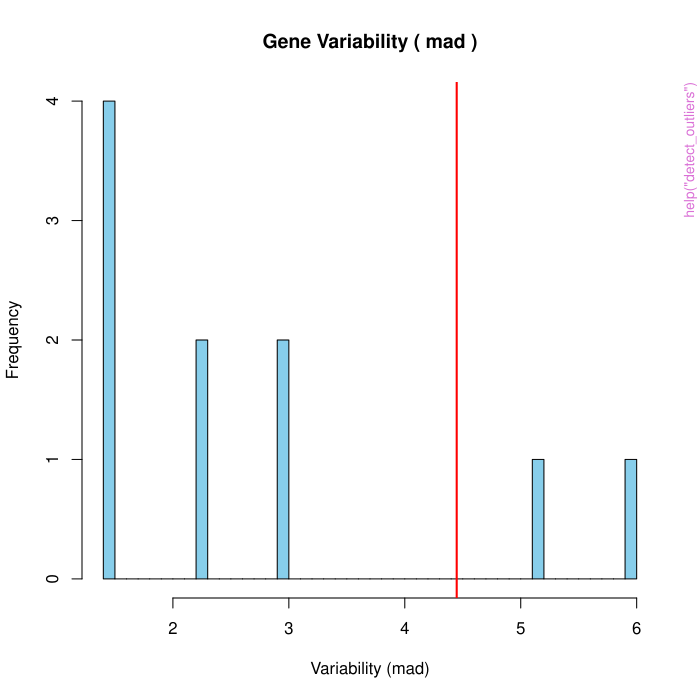

Generate this figure with R:
pkgname <- "GeneExprClust"
source(file.path(R.home("share"), "R", "examples-header.R"))
options(warn = 1)
options(pager = "console")
library('GeneExprClust')

base::assign(".oldSearch", base::search(), pos = 'CheckExEnv')
base::assign(".old_wd", base::getwd(), pos = 'CheckExEnv')
cleanEx()
nameEx("cluster_expression")
### * cluster_expression

flush(stderr()); flush(stdout())

### Name: cluster_expression
### Title: Unified clustering function with multiple methods
### Aliases: cluster_expression

### ** Examples

# Hierarchical clustering with automatic cluster assignment
data(eset)
hc_result <- cluster_expression(eset, method = "hierarchical", k = 4)
table(hc_result$clusters)

# K-means clustering
km_result <- cluster_expression(eset, method = "kmeans", k = 3, target = "sample")
print(km_result$clusters)

# DBSCAN clustering
db_result <- cluster_expression(eset, method = "dbscan", eps = 2.0, minPts = 5)
summary(as.factor(db_result$clusters))



cleanEx()
nameEx("create_example_gene_sets")
### * create_example_gene_sets

flush(stderr()); flush(stdout())

### Name: create_example_gene_sets
### Title: Create Simple Example Gene Sets
### Aliases: create_example_gene_sets

### ** Examples

data(eset)
# Create example gene sets
example_sets <- create_example_gene_sets(rownames(eset), n_pathways = 20)



cleanEx()
nameEx("dbscan_cluster")
### * dbscan_cluster

flush(stderr()); flush(stdout())

### Name: dbscan_cluster
### Title: Cluster genes using DBSCAN
### Aliases: dbscan_cluster

### ** Examples

# DBSCAN clustering of genes
data(eset)
db_genes <- dbscan_cluster(eset, eps = 2.5, minPts = 3, target = "gene")
table(db_genes$cluster)  # 0 indicates noise points

# DBSCAN clustering of samples with correlation distance
db_samples <- dbscan_cluster(eset, eps = 0.3, minPts = 2, 
                            distance = "correlation", target = "sample")
print(db_samples$cluster)

# Check for noise points (cluster = 0)
noise_genes <- names(db_genes$cluster)[db_genes$cluster == 0]
message(paste("Number of noise genes: ", length(noise_genes)))



cleanEx()
nameEx("detect_outliers")
### * detect_outliers

flush(stderr()); flush(stdout())

### Name: detect_outliers
### Title: Detect and optionally remove outlier genes based on variability
### Aliases: detect_outliers

### ** Examples

data(eset)
# Detect and remove outlier genes using MAD method
eset_filtered <- detect_outliers(eset, plot = TRUE)



cleanEx()
nameEx("eset")
### * eset

flush(stderr()); flush(stdout())

### Name: eset
### Title: Example Expression Set
### Aliases: eset
### Keywords: datasets

### ** Examples

data(eset)
str(eset)



cleanEx()
nameEx("extract_gene_names")
### * extract_gene_names

flush(stderr()); flush(stdout())

### Name: extract_gene_names
### Title: Extract Gene Names from ExpressionSet
### Aliases: extract_gene_names

### ** Examples

# Create a sample ExpressionSet
library(Biobase)

# Create expression matrix
expr_matrix <- matrix(rnorm(100), nrow = 10, ncol = 10)
rownames(expr_matrix) <- paste0("probe_", 1:10)
colnames(expr_matrix) <- paste0("sample_", 1:10)

# Create feature data with gene symbols
feature_data <- data.frame(
  SYMBOL = c("GENE1", "GENE2", "GENE3", "GENE4", "GENE5", 
             "GENE6", "GENE7", "GENE8", "GENE9", "GENE10"),
  ENTREZID = paste0("ID_", 1:10),
  stringsAsFactors = FALSE
)
rownames(feature_data) <- rownames(expr_matrix)

# Create phenotype data
pheno_data <- data.frame(
  condition = rep(c("control", "treatment"), each = 5),
  stringsAsFactors = FALSE
)
rownames(pheno_data) <- colnames(expr_matrix)

# Create ExpressionSet
eset <- ExpressionSet(
  assayData = expr_matrix,
  phenoData = AnnotatedDataFrame(pheno_data),
  featureData = AnnotatedDataFrame(feature_data)
)

# Extract gene names using different methods
probe_ids <- extract_gene_names(eset)  # Default: featureNames
gene_symbols <- extract_gene_names(eset, id_type = "SYMBOL")
entrez_ids <- extract_gene_names(eset, id_type = "ENTREZID")



cleanEx()
nameEx("gap_statistic")
### * gap_statistic

flush(stderr()); flush(stdout())

### Name: gap_statistic
### Title: Compute Gap Statistic using k-means
### Aliases: gap_statistic

### ** Examples

# Load required package
library(cluster)

# Create sample data with natural clustering structure
set.seed(789)
# Three natural clusters
cluster1 <- matrix(rnorm(60, mean = 0, sd = 0.5), nrow = 15, ncol = 4)
cluster2 <- matrix(rnorm(60, mean = 2, sd = 0.5), nrow = 15, ncol = 4)
cluster3 <- matrix(rnorm(60, mean = -1.5, sd = 0.5), nrow = 15, ncol = 4)

data <- rbind(cluster1, cluster2, cluster3)
rownames(data) <- paste0("Gene", 1:45)
colnames(data) <- paste0("Sample", 1:4)

# Compute gap statistic
gap_result <- gap_statistic(data, max_k = 8, B = 10)

# View results
print(gap_result)

# Find optimal k (first local maximum)
optimal_k <- which.max(gap_result$gap)
message(paste("Suggested optimal k: ", optimal_k))

# Plot gap statistic
plot(1:nrow(gap_result), gap_result$gap, type = "b",
     xlab = "Number of clusters (k)", ylab = "Gap statistic",
     main = "Gap Statistic for Optimal k")
abline(v = optimal_k, col = "red", lty = 2)



cleanEx()
nameEx("gap_statistic_parallel")
### * gap_statistic_parallel

flush(stderr()); flush(stdout())

### Name: gap_statistic_parallel
### Title: Parallel Gap Statistic Computation
### Aliases: gap_statistic_parallel

### ** Examples

# Load required packages
library(cluster)
library(BiocParallel)

# Create larger sample dataset for parallel processing demonstration
set.seed(999)
# Create 4 natural clusters with more samples
n_genes <- 200
n_samples <- 20

cluster1 <- matrix(rnorm(n_genes/4 * n_samples, mean = 0), 
                  nrow = n_genes/4, ncol = n_samples)
cluster2 <- matrix(rnorm(n_genes/4 * n_samples, mean = 2), 
                  nrow = n_genes/4, ncol = n_samples)
cluster3 <- matrix(rnorm(n_genes/4 * n_samples, mean = -2), 
                  nrow = n_genes/4, ncol = n_samples)
cluster4 <- matrix(rnorm(n_genes/4 * n_samples, mean = 1.5), 
                  nrow = n_genes/4, ncol = n_samples)

large_data <- rbind(cluster1, cluster2, cluster3, cluster4)
rownames(large_data) <- paste0("Gene", 1:n_genes)
colnames(large_data) <- paste0("Sample", 1:n_samples)

# Set up parallel backend (adjust workers based on your system)
param <- MulticoreParam(workers = 2)  # Use 2 cores

# Compute gap statistic in parallel
system.time({
  gap_parallel_result <- gap_statistic_parallel(
    large_data, 
    max_k = 8, 
    B = 50,  # More bootstrap samples
    BPPARAM = param
  )
})

# View results
print(gap_parallel_result)

# Compare with sequential version timing
system.time({
  gap_sequential_result <- gap_statistic(large_data, max_k = 8, B = 50)
})

# Plot comparison
plot(1:nrow(gap_parallel_result), gap_parallel_result$gap, type = "b",
     xlab = "Number of clusters (k)", ylab = "Gap statistic",
     main = "Parallel Gap Statistic Results", col = "blue")



cleanEx()
nameEx("get_cluster_results")
### * get_cluster_results

flush(stderr()); flush(stdout())

### Name: get_cluster_results
### Title: Get Detailed Results for Specific Cluster
### Aliases: get_cluster_results

### ** Examples

## Not run: 
##D # Get results for specific cluster
##D cluster1_results <- get_cluster_results(ora_results, cluster_id = 1)
## End(Not run)



cleanEx()
nameEx("hierarchical_cluster")
### * hierarchical_cluster

flush(stderr()); flush(stdout())

### Name: hierarchical_cluster
### Title: Hierarchical clustering of genes or samples
### Aliases: hierarchical_cluster

### ** Examples

# Load required libraries
library(Biobase)

# Create sample ExpressionSet
set.seed(123)
expr_matrix <- matrix(rnorm(1000), nrow = 100, ncol = 10)
rownames(expr_matrix) <- paste0("Gene_", 1:100)
colnames(expr_matrix) <- paste0("Sample_", 1:10)
eset <- ExpressionSet(assayData = expr_matrix)

# Hierarchical clustering of genes
hc_genes <- hierarchical_cluster(eset, target = "gene")
plot(hc_genes, main = "Gene Clustering")

# Hierarchical clustering of samples
hc_samples <- hierarchical_cluster(eset, target = "sample", 
                                  hclust_method = "complete")
plot(hc_samples, main = "Sample Clustering")



cleanEx()
nameEx("kmeans_cluster")
### * kmeans_cluster

flush(stderr()); flush(stdout())

### Name: kmeans_cluster
### Title: K-means clustering of genes or samples
### Aliases: kmeans_cluster

### ** Examples

# K-means clustering of genes into 5 clusters
data(eset)
km_genes <- kmeans_cluster(eset, k = 5, target = "gene")
table(km_genes$cluster)



cleanEx()
nameEx("kmeans_parallel_k")
### * kmeans_parallel_k

flush(stderr()); flush(stdout())

### Name: kmeans_parallel_k
### Title: Parallel K-means with Multiple K Values
### Aliases: kmeans_parallel_k

### ** Examples

data(eset)
# Parallel k-means for multiple k values on genes
library(BiocParallel)
results <- kmeans_parallel_k(eset, k_range = 2:8, target = "gene")

# Extract results for k=5
k5_result <- results$k_5
table(k5_result$cluster)

# Compare total within-cluster sum of squares across k values
sapply(results, function(x) x$tot.withinss)



cleanEx()
nameEx("load_gmt_gene_sets")
### * load_gmt_gene_sets

flush(stderr()); flush(stdout())

### Name: load_gmt_gene_sets
### Title: Load Gene Sets from GMT File
### Aliases: load_gmt_gene_sets

### ** Examples

## Not run: 
##D # Load gene sets from GMT file
##D gene_sets <- load_gmt_gene_sets("pathways.gmt")
## End(Not run)



cleanEx()
nameEx("load_online_gene_sets")
### * load_online_gene_sets

flush(stderr()); flush(stdout())

### Name: load_online_gene_sets
### Title: Load Gene Sets from Online Databases
### Aliases: load_online_gene_sets

### ** Examples

# Get Hallmark pathways for human
hallmark_sets <- load_online_gene_sets("Homo sapiens", "H")
# Load Hallmark pathways for human
hallmark_sets <- load_online_gene_sets("Homo sapiens", "H")



cleanEx()
nameEx("normalize_data")
### * normalize_data

flush(stderr()); flush(stdout())

### Name: normalize_data
### Title: Normalize expression data in an ExpressionSet with optional
###   batch correction and filtering
### Aliases: normalize_data

### ** Examples

data(eset)
# Log2 normalization
eset_log2 <- normalize_data(eset, method = "log2")



cleanEx()
nameEx("ora_from_expression_set")
### * ora_from_expression_set

flush(stderr()); flush(stdout())

### Name: ora_from_expression_set
### Title: Perform ORA Analysis from ExpressionSet and Clusters
### Aliases: ora_from_expression_set

### ** Examples

## Not run: 
##D # ORA analysis from ExpressionSet
##D ora_results <- ora_from_expression_set(eset, clusters, gene_sets)
## End(Not run)



cleanEx()
nameEx("perform_ora")
### * perform_ora

flush(stderr()); flush(stdout())

### Name: perform_ora
### Title: Perform Over-Representation Analysis (ORA) for Gene Clusters
### Aliases: perform_ora

### ** Examples

# Basic ORA analysis
clusters <- c(1, 1, 2, 2, 3, 3, 1, 2)
names(clusters) <- c("GENE1", "GENE2", "GENE3", "GENE4", "GENE5", 
                     "GENE6", "GENE7", "GENE8")
gene_sets <- list(
  Pathway1 = c("GENE1", "GENE2", "GENE7", "GENE9", "GENE10"),
  Pathway2 = c("GENE3", "GENE4", "GENE8", "GENE11", "GENE12")
)
ora_results <- perform_ora(clusters, gene_sets)



cleanEx()
nameEx("perform_ora_parallel")
### * perform_ora_parallel

flush(stderr()); flush(stdout())

### Name: perform_ora_parallel
### Title: Parallel Over-Representation Analysis (ORA) for Gene Clusters
### Aliases: perform_ora_parallel

### ** Examples

## Not run: 
##D # Parallel ORA analysis
##D ora_results <- perform_ora_parallel(clusters, gene_sets)
## End(Not run)



cleanEx()
nameEx("plot_cluster_profiles")
### * plot_cluster_profiles

flush(stderr()); flush(stdout())

### Name: plot_cluster_profiles
### Title: Plot average gene expression profiles per cluster
### Aliases: plot_cluster_profiles

### ** Examples

expr_matrix <- matrix(rnorm(1000), nrow = 100, ncol = 10)
colnames(expr_matrix) <- paste0("Sample", 1:10)
rownames(expr_matrix) <- paste0("Gene", 1:100)
eset <- Biobase::ExpressionSet(assayData = expr_matrix)
clusters <- kmeans(expr_matrix, centers = 3)$cluster
plot_cluster_profiles(eset, clusters, scale = TRUE)



cleanEx()
nameEx("plot_dbscan_results")
### * plot_dbscan_results

flush(stderr()); flush(stdout())

### Name: plot_dbscan_results
### Title: Plot DBSCAN clustering results using PCA
### Aliases: plot_dbscan_results

### ** Examples

data(eset)
# Plot DBSCAN clustering results for genes
cluster_results <- c(1, 1, 2, 0, 2, 3)  # Example cluster assignments
names(cluster_results) <- rownames(eset)[1:6]
plot_dbscan_results(eset, cluster_results, target = "gene")



cleanEx()
nameEx("plot_dendrogram")
### * plot_dendrogram

flush(stderr()); flush(stdout())

### Name: plot_dendrogram
### Title: Plot dendrogram from hierarchical clustering model
### Aliases: plot_dendrogram

### ** Examples

expr_matrix <- matrix(rnorm(1000), nrow = 100, ncol = 10)
colnames(expr_matrix) <- paste0("Sample", 1:10)
rownames(expr_matrix) <- paste0("Gene", 1:100)
eset <- Biobase::ExpressionSet(assayData = expr_matrix)
hc <- hclust(dist(Biobase::exprs(eset)))
p <- plot_dendrogram(hc)
message(p)



cleanEx()
nameEx("plot_elbow")
### * plot_elbow

flush(stderr()); flush(stdout())

### Name: plot_elbow
### Title: Elbow plot for selecting number of clusters in k-means
### Aliases: plot_elbow

### ** Examples

data(eset)
# Generate elbow plot for gene clustering
elbow_plot <- plot_elbow(eset, max_k = 9, target = "gene")
message(elbow_plot)

# Generate elbow plot for sample clustering
elbow_plot_samples <- plot_elbow(eset, max_k = 8, target = "sample")
message(elbow_plot_samples)

# The "elbow" in the plot suggests optimal number of clusters



cleanEx()
nameEx("plot_heatmap")
### * plot_heatmap

flush(stderr()); flush(stdout())

### Name: plot_heatmap
### Title: Plot heatmap of expression data with optional clustering
###   annotation and scaling
### Aliases: plot_heatmap

### ** Examples

expr_matrix <- matrix(rnorm(1000), nrow = 100, ncol = 10)
colnames(expr_matrix) <- paste0("Sample", 1:10)
rownames(expr_matrix) <- paste0("Gene", 1:100)
gene_clusters <- kmeans(expr_matrix, centers = 3)$cluster
eset <- Biobase::ExpressionSet(
  assayData = expr_matrix
)
plot_heatmap(eset, clusters = gene_clusters, scale = "row")



cleanEx()
nameEx("plot_pca")
### * plot_pca

flush(stderr()); flush(stdout())

### Name: plot_pca
### Title: PCA plot of samples
### Aliases: plot_pca

### ** Examples

# Create example ExpressionSet
library(Biobase)

# Expression data (genes x samples)
expr_data <- matrix(rnorm(1000), nrow = 100, ncol = 10)
rownames(expr_data) <- paste0("Gene", 1:100)
colnames(expr_data) <- paste0("Sample", 1:10)

# Phenotype data
pheno_data <- data.frame(
  sample_id = paste0("Sample", 1:10),
  treatment = rep(c("Control", "Treated"), each = 5),
  batch = rep(c("A", "B"), times = 5)
)
rownames(pheno_data) <- colnames(expr_data)

# Create ExpressionSet
eset <- ExpressionSet(
  assayData = expr_data,
  phenoData = AnnotatedDataFrame(pheno_data)
)

# Basic PCA plot
plot_pca(eset)

# PCA plot colored by treatment group with ellipses
plot_pca(eset, color_by = "treatment", ellipse = TRUE)

# PCA plot colored by batch
plot_pca(eset, color_by = "batch", main = "PCA by Batch")



cleanEx()
nameEx("read_expression")
### * read_expression

flush(stderr()); flush(stdout())

### Name: read_expression
### Title: Read gene expression data from file
### Aliases: read_expression

### ** Examples

# Load existing ExpressionSet from RData file
file_path <- system.file("data", "eset.rda", package = "GeneExprClust")
eset <- read_expression(file_path, type = "eset")

# Check the resulting ExpressionSet
print(eset)
dim(Biobase::exprs(eset))  # Get expression matrix dimensions
Biobase::pData(eset)       # Get phenotype data



cleanEx()
nameEx("run_pipeline")
### * run_pipeline

flush(stderr()); flush(stdout())

### Name: run_pipeline
### Title: Complete Gene Expression Analysis Pipeline
### Aliases: run_pipeline

### ** Examples

data(eset)
results <- run_pipeline(
  expression_set = eset,
  clustering_methods = c("hierarchical", "kmeans"),
  k_clusters = 4
)



cleanEx()
nameEx("silhouette_score")
### * silhouette_score

flush(stderr()); flush(stdout())

### Name: silhouette_score
### Title: Compute silhouette width for clustering
### Aliases: silhouette_score

### ** Examples

# Load required packages
library(cluster)
library(proxy)

# Create sample data with clear clusters
set.seed(456)
data <- rbind(
  matrix(rnorm(50, mean = 0), nrow = 10, ncol = 5),
  matrix(rnorm(50, mean = 3), nrow = 10, ncol = 5),
  matrix(rnorm(50, mean = -2), nrow = 10, ncol = 5)
)
rownames(data) <- paste0("Gene", 1:30)

# Create cluster assignments
clusters <- c(rep(1, 10), rep(2, 10), rep(3, 10))
names(clusters) <- rownames(data)

# Compute silhouette scores
sil_result <- silhouette_score(data, clusters)

# View summary
summary(sil_result)

# Plot silhouette
plot(sil_result)



cleanEx()
nameEx("summarize_ora_results")
### * summarize_ora_results

flush(stderr()); flush(stdout())

### Name: summarize_ora_results
### Title: Summarize ORA Results
### Aliases: summarize_ora_results

### ** Examples

## Not run: 
##D # Summarize ORA results
##D summary_table <- summarize_ora_results(ora_results, top_n = 5)
## End(Not run)



cleanEx()
nameEx("wss_score")
### * wss_score

flush(stderr()); flush(stdout())

### Name: wss_score
### Title: Compute Within-Cluster Sum of Squares (WSS)
### Aliases: wss_score

### ** Examples

# Create sample gene expression data
set.seed(123)
data <- matrix(rnorm(200), nrow = 20, ncol = 10)
rownames(data) <- paste0("Gene", 1:20)
colnames(data) <- paste0("Sample", 1:10)

# Create cluster assignments
clusters <- c(rep(1, 8), rep(2, 7), rep(3, 5))
names(clusters) <- rownames(data)

# Compute WSS
wss_result <- wss_score(data, clusters)
message(paste("Total WSS: ", round(wss_result, 2)))



### * <FOOTER>
###
cleanEx()
options(digits = 7L)
base::cat("Time elapsed: ", proc.time() - base::get("ptime", pos = 'CheckExEnv'),"\n")
grDevices::dev.off()
###
### Local variables: ***
### mode: outline-minor ***
### outline-regexp: "\\(> \\)?### [*]+" ***
### End: ***
quit('no')
